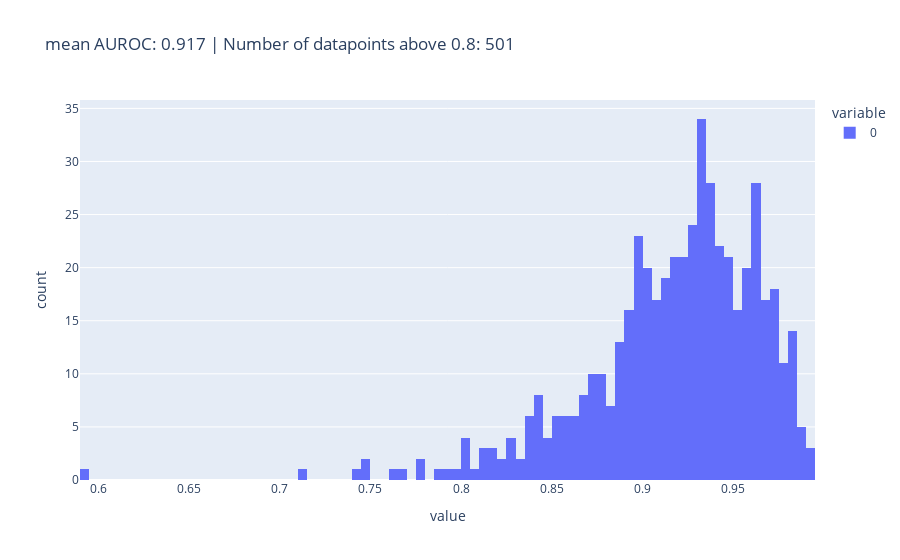

Here is the notebook cell this chart was saved with:
### Code cell
from sklearn.metrics import roc_auc_score
UKN = -1000
def calculate_auroc(row):
    dms = np.array(row['dms'])
    dms[:19] = UKN
    dms[-19:] = UKN
    isUnpaired = np.ones_like(dms)
    isUnpaired[np.array(row['paired_bases']).flatten()] = 0
    return roc_auc_score(isUnpaired[dms!=UKN], dms[dms!=UKN])

auroc = []
for i, row in datafolder.datapoints.to_pandas().iterrows():
    auroc.append( calculate_auroc(row) )

import plotly.express as px
px.histogram(auroc, nbins=100, title=f'mean AUROC: {np.mean(auroc):.3f} | Number of datapoints above 0.8: {np.sum(np.array(auroc)>0.8)}')

### Figure 1 — Plotly figure (JSON) as saved in the notebook; plotly's stock layout.template omitted (floating-point values rounded to 4 significant figures; data arrays with more than 128 entries replaced by an {"elided": "..."} marker saying what was removed)
{"data": [{"alignmentgroup": "True", "bingroup": "x", "hovertemplate": "variable=0<br>value=%{x}<br>count=%{y}<extra></extra>", "legendgroup": "0", "marker": {"color": "#636efa", "pattern": {"shape": ""}}, "name": "0", "nbinsx": 100, "offsetgroup": "0", "orientation": "v", "showlegend": true, "type": "histogram", "x": {"elided": "513 float values"}, "xaxis": "x", "yaxis": "y"}], "layout": {"barmode": "relative", "legend": {"title": {"text": "variable"}, "tracegroupgap": 0}, "title": {"text": "mean AUROC: 0.917 | Number of datapoints above 0.8: 501"}, "xaxis": {"anchor": "y", "domain": [0, 1], "title": {"text": "value"}}, "yaxis": {"anchor": "x", "domain": [0, 1], "title": {"text": "count"}}}}
